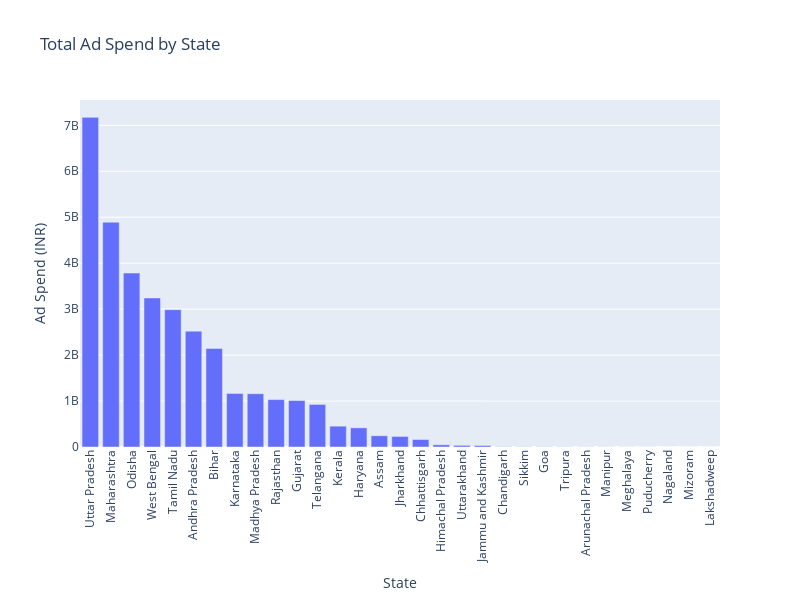

The code cell stored with this chart in its notebook:
### Markdown cell above
# Data Visualization

### Code cell
import plotly.express as px

    # Visualization: Total Ad Spend by State
fig = px.bar(total_spend_by_state,x='State', y='Amount spent (INR)',
             labels={'State': 'State', 'Amount spent (INR)': 'Ad Spend (INR)'},
             title='Total Ad Spend by State')

fig.update_layout(xaxis={'categoryorder': 'total descending'},
                  xaxis_tickangle=-90,
                  width=800,
                  height=600)

fig.show()

### Figure 1 — Plotly figure (JSON) as saved in the notebook; plotly's stock layout.template omitted (floating-point values rounded to 4 significant figures)
{"data": [{"alignmentgroup": "True", "hovertemplate": "State=%{x}<br>Ad Spend (INR)=%{y}<extra></extra>", "legendgroup": "", "marker": {"color": "#636efa", "pattern": {"shape": ""}}, "name": "", "offsetgroup": "", "orientation": "v", "showlegend": false, "textposition": "auto", "type": "bar", "x": ["Andhra Pradesh", "Arunachal Pradesh", "Assam", "Bihar", "Chandigarh", "Chhattisgarh", "Goa", "Gujarat", "Haryana", "Himachal Pradesh", "Jammu and Kashmir", "Jharkhand", "Karnataka", "Kerala", "Lakshadweep", "Madhya Pradesh", "Maharashtra", "Manipur", "Meghalaya", "Mizoram", "Nagaland", "Odisha", "Puducherry", "Rajasthan", "Sikkim", "Tamil Nadu", "Telangana", "Tripura", "Uttar Pradesh", "Uttarakhand", "West Bengal"], "xaxis": "x", "y": [2520493300, 2771308, 244693274, 2144769680, 6507258, 162836146, 4328418, 1010634975, 416834110, 48046464, 32875305, 229321946, 1166463116, 453624020, 19847, 1159795608, 4892020368, 2667186, 1768440, 481052, 599170, 3785297817, 1535672, 1031708075, 4379297, 2988281712, 926434822, 3714918, 7173450480, 35704485, 3244289832], "yaxis": "y"}], "layout": {"barmode": "relative", "height": 600, "legend": {"tracegroupgap": 0}, "title": {"text": "Total Ad Spend by State"}, "width": 800, "xaxis": {"anchor": "y", "categoryorder": "total descending", "domain": [0, 1], "tickangle": -90, "title": {"text": "State"}}, "yaxis": {"anchor": "x", "domain": [0, 1], "title": {"text": "Ad Spend (INR)"}}}}
